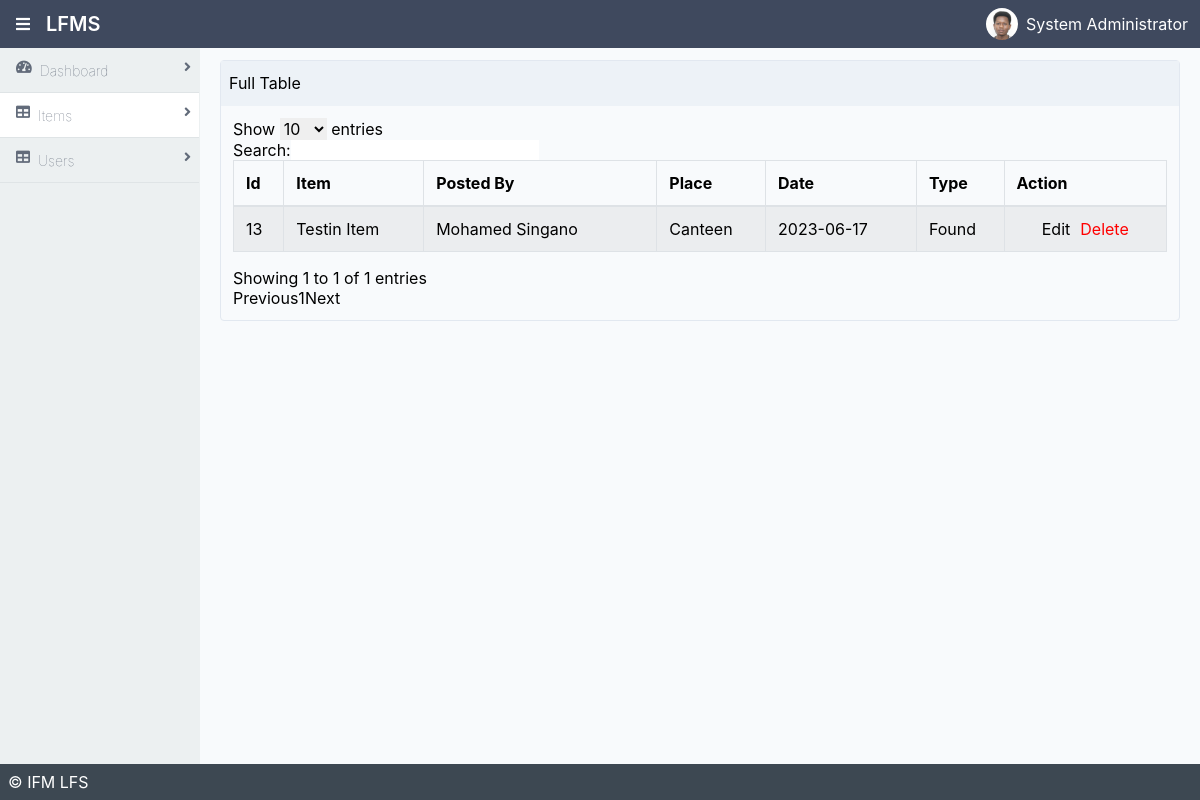
Page /admin/items.php (signed in) on the earlier database version.
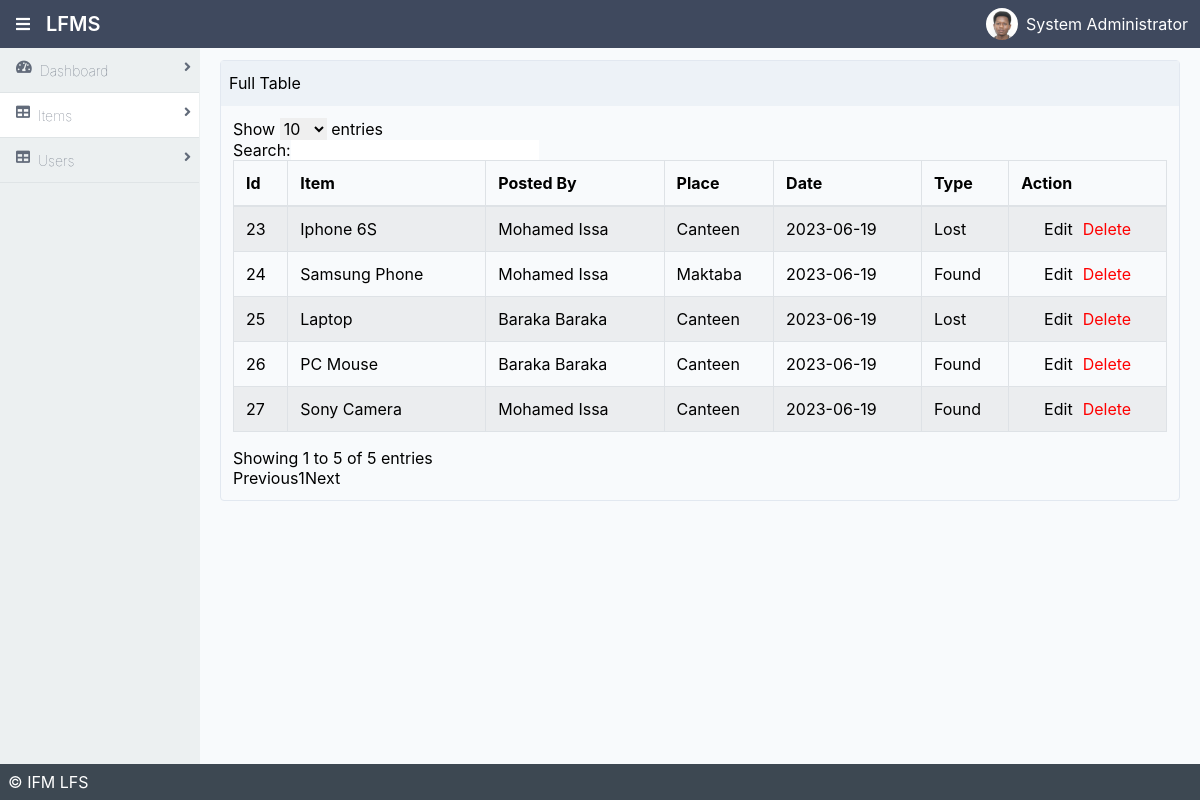
Same page on the later database version.
### tables this page shows
CREATE TABLE `items` (
  `item_id` int(11) NOT NULL AUTO_INCREMENT,
  `item_name` varchar(255) DEFAULT NULL,
  `category` varchar(255) DEFAULT NULL,
  `description` varchar(255) DEFAULT NULL,
  `postedby` int(11) DEFAULT NULL,
  `location_found` varchar(255) DEFAULT NULL,
  `location_lost` varchar(255) DEFAULT NULL,
  `date_found` varchar(255) DEFAULT NULL,
  `date_lost` varchar(255) DEFAULT NULL,
  `owner_name` varchar(255) DEFAULT NULL,
  `owner_contact` varchar(255) DEFAULT NULL,
  `claimed` tinyint(1) DEFAULT 0,
  `foundby` int(11) DEFAULT NULL,
  `type` varchar(255) DEFAULT NULL,
  `claimed_by` int(11) DEFAULT NULL,
  `status` int(11) DEFAULT 0,
  `claimed_date` date DEFAULT NULL,
  `image` varchar(255) DEFAULT NULL,
  PRIMARY KEY (`item_id`),
  KEY `postedby` (`postedby`),
  KEY `claimed_by` (`claimed_by`),
  KEY `foundby` (`foundby`),
  CONSTRAINT `items_ibfk_1` FOREIGN KEY (`postedby`) REFERENCES `users` (`id`),
  CONSTRAINT `items_ibfk_2` FOREIGN KEY (`claimed_by`) REFERENCES `users` (`id`),
  CONSTRAINT `items_ibfk_3` FOREIGN KEY (`foundby`) REFERENCES `users` (`id`)
);

CREATE TABLE `users` (
  `id` int(11) NOT NULL AUTO_INCREMENT,
  `username` varchar(50) DEFAULT NULL,
  `email` varchar(50) DEFAULT NULL,
  `password` varchar(50) DEFAULT NULL,
  `first_name` varchar(50) DEFAULT NULL,
  `middle_name` varchar(50) DEFAULT NULL,
  `lastname` varchar(50) DEFAULT NULL,
  `student_id` varchar(50) DEFAULT NULL,
  `phone` varchar(50) DEFAULT NULL,
  `role` int(11) DEFAULT NULL,
  `resetcode` int(11) DEFAULT NULL,
  `resettoken` varchar(50) DEFAULT NULL,
  `expireat` int(50) DEFAULT NULL,
  `verifytoken` varchar(255) DEFAULT NULL,
  `verified` int(11) DEFAULT 0,
  `code` varchar(50) DEFAULT NULL,
  PRIMARY KEY (`id`)
);

### admin/items.php (the view, shortened to what the changed rows need)
<!DOCTYPE html>
<html lang="en">
<head>
<link rel='stylesheet' href='https://cdn.datatables.net/1.10.12/css/dataTables.bootstrap.min.css'>
<link rel='stylesheet' href='https://cdn.datatables.net/buttons/1.2.2/css/buttons.bootstrap.min.css'><link rel="stylesheet" href="./style.css">
    <link rel="stylesheet" href="./dist/styles.css">
    <link rel="stylesheet" href="./dist/all.css">
</head>
<body>
<div class="mx-auto bg-grey-lightest">
    <div class="min-h-screen flex flex-col">
        <header class="bg-nav">
            <div class="flex justify-between">
                <div class="p-1 mx-3 inline-flex items-center">
                    <h1 class="text-white p-2">LFMS</h1>
                </div>
            </div>
        </header>
        <div class="flex flex-1">
            <main class="bg-white-500 flex-1 p-3 overflow-hidden">
                <div class="flex flex-col">
                    <div class="flex flex-1  flex-col md:flex-row lg:flex-row mx-2">
                        <div class="mb-2 border-solid border-gray-300 rounded border shadow-sm w-full">
                            <div class="bg-gray-200 px-2 py-3 border-solid border-gray-200 border-b">
                                Full Table
                            </div>
                            <div class="p-3">
                                <table id="example" class="table table-striped table-bordered" cellspacing="0" width="100%">
                                    <thead>
                                        <tr>
                                            <th>Id</th>
                                            <th>Item</th>
                                            <th>Posted By</th>
                                            <th>Place</th>
                                            <th>Date</th>
                                            <th>Type</th>
                                            <th>Action</th>
                                        </tr>
                                    </thead>
                                    <tbody>
                                    <?php
                                            include '../helpers/dbcon.inc.php';
                                            $sql = "SELECT items.*, users.*
                                            FROM items
                                            INNER JOIN users ON items.postedby = users.id ORDER BY items.item_id DESC";
                                            $res = $conn->query($sql);
                                            while($row = mysqli_fetch_assoc($res)){
                                                $id = $row['item_id'];
                                                $item =  $row['item_name'];
                                                $postedby = $row['first_name'] . ' ' . $row['lastname'];
                                                $place = $row['location_found'];
                                                $date = $row['date_found'];
                                                $type = $row['type'];
                                                echo "<tr>
                                                <td>$id</td>
                                                <td>$item</td>
                                                <td>$postedby</td>
                                                <td>$place</td>
                                                <td>$date</td>
                                                <td>$type</td>
                                                <td>
                                                <div class='button-container'>
                                                <a href='#'><button>Edit</button></a>
                                                <a href='deleteitem.php?id=$id' style='color:red'><button>Delete</button></a>
                                                </div>
                                                </td>
                                                </tr>";
                                            }
                                            ?>
                                    </tbody>
                                </table>
                            </div>
                        </div>
                    </div>
                </div>
            </main>
        </div>
    </div>
</div>
</body>
</html>

Differences in the rows shown:
removed items: item_id "13", item_name "Testin Item", postedby.lastname "Mohamed Singano", location_found "Canteen", date_found "2023-06-17", type "Found"
added items: item_id "27", item_name "Sony Camera", postedby.lastname "Mohamed Issa", location_found "Canteen", date_found "2023-06-19", type "Found"
added items: item_id "26", item_name "PC Mouse", postedby.lastname "Baraka Baraka", location_found "Canteen", date_found "2023-06-19", type "Found"
added items: item_id "25", item_name "Laptop", postedby.lastname "Baraka Baraka", location_found "Canteen", date_found "2023-06-19", type "Lost"
added items: item_id "24", item_name "Samsung Phone", postedby.lastname "Mohamed Issa", location_found "Maktaba", date_found "2023-06-19", type "Found"
added items: item_id "23", item_name "Iphone 6S", postedby.lastname "Mohamed Issa", location_found "Canteen", date_found "2023-06-19", type "Lost"
Other differences:
text written by a page script: "Show entries Search: Showing 1 to 1 of 1 entries Previous 1 Next" → "Show entries Search: Showing 1 to 5 of 5 entries Previous 1 Next"
